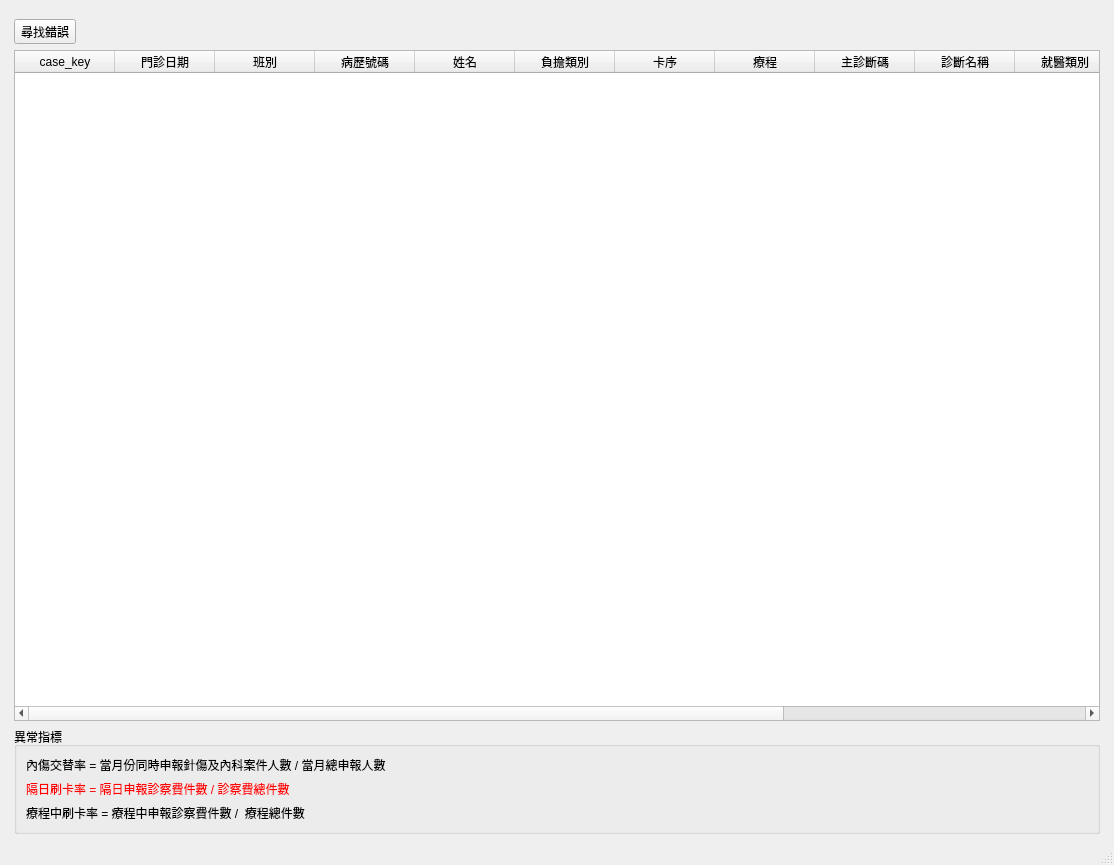
<?xml version="1.0" encoding="UTF-8"?>
<ui version="4.0">
 <class>WindowCheckCard</class>
 <widget class="QMainWindow" name="WindowCheckCard">
  <property name="geometry">
   <rect>
    <x>0</x>
    <y>0</y>
    <width>1114</width>
    <height>865</height>
   </rect>
  </property>
  <property name="windowTitle">
   <string>卡序檢查</string>
  </property>
  <widget class="QWidget" name="centralwidget">
   <layout class="QHBoxLayout" name="horizontalLayout">
    <item>
     <layout class="QVBoxLayout" name="verticalLayout">
      <property name="leftMargin">
       <number>5</number>
      </property>
      <property name="topMargin">
       <number>10</number>
      </property>
      <property name="rightMargin">
       <number>5</number>
      </property>
      <item>
       <widget class="QToolButton" name="toolButton_find_error">
        <property name="text">
         <string>尋找錯誤</string>
        </property>
        <property name="icon">
         <iconset>
          <normaloff>../icons/edit-find.png</normaloff>../icons/edit-find.png</iconset>
        </property>
        <property name="toolButtonStyle">
         <enum>Qt::ToolButtonTextBesideIcon</enum>
        </property>
       </widget>
      </item>
      <item>
       <layout class="QVBoxLayout" name="verticalLayout_5">
        <item>
         <widget class="QTableWidget" name="tableWidget_errors">
          <property name="editTriggers">
           <set>QAbstractItemView::NoEditTriggers</set>
          </property>
          <property name="selectionMode">
           <enum>QAbstractItemView::SingleSelection</enum>
          </property>
          <property name="selectionBehavior">
           <enum>QAbstractItemView::SelectRows</enum>
          </property>
          <column>
           <property name="text">
            <string>case_key</string>
           </property>
          </column>
          <column>
           <property name="text">
            <string>門診日期</string>
           </property>
          </column>
          <column>
           <property name="text">
            <string>班別</string>
           </property>
          </column>
          <column>
           <property name="text">
            <string>病歷號碼</string>
           </property>
          </column>
          <column>
           <property name="text">
            <string>姓名</string>
           </property>
          </column>
          <column>
           <property name="text">
            <string>負擔類別</string>
           </property>
          </column>
          <column>
           <property name="text">
            <string>卡序</string>
           </property>
          </column>
          <column>
           <property name="text">
            <string>療程</string>
           </property>
          </column>
          <column>
           <property name="text">
            <string>主診斷碼</string>
           </property>
          </column>
          <column>
           <property name="text">
            <string>診斷名稱</string>
           </property>
          </column>
          <column>
           <property name="text">
            <string>就醫類別</string>
           </property>
          </column>
          <column>
           <property name="text">
            <string>主治醫師</string>
           </property>
          </column>
          <column>
           <property name="text">
            <string>藥日</string>
           </property>
          </column>
          <column>
           <property name="text">
            <string>錯誤訊息</string>
           </property>
          </column>
         </widget>
        </item>
        <item>
         <widget class="QGroupBox" name="groupBox">
          <property name="title">
           <string>異常指標</string>
          </property>
          <layout class="QVBoxLayout" name="verticalLayout_2">
           <item>
            <widget class="QLabel" name="label_indicator1">
             <property name="text">
              <string>內傷交替率 = 當月份同時申報針傷及內科案件人數 / 當月總申報人數</string>
             </property>
            </widget>
           </item>
           <item>
            <widget class="QLabel" name="label_indicator2">
             <property name="styleSheet">
              <string notr="true">color: rgb(255, 0, 0);</string>
             </property>
             <property name="text">
              <string>隔日刷卡率 = 隔日申報診察費件數 / 診察費總件數 </string>
             </property>
            </widget>
           </item>
           <item>
            <widget class="QLabel" name="label_indicator3">
             <property name="text">
              <string>療程中刷卡率 = 療程中申報診察費件數 /  療程總件數 </string>
             </property>
            </widget>
           </item>
          </layout>
         </widget>
        </item>
       </layout>
      </item>
     </layout>
    </item>
   </layout>
  </widget>
  <widget class="QStatusBar" name="statusbar"/>
  <widget class="QMenuBar" name="menubar">
   <property name="geometry">
    <rect>
     <x>0</x>
     <y>0</y>
     <width>1114</width>
     <height>32</height>
    </rect>
   </property>
  </widget>
 </widget>
 <resources/>
 <connections/>
</ui>
